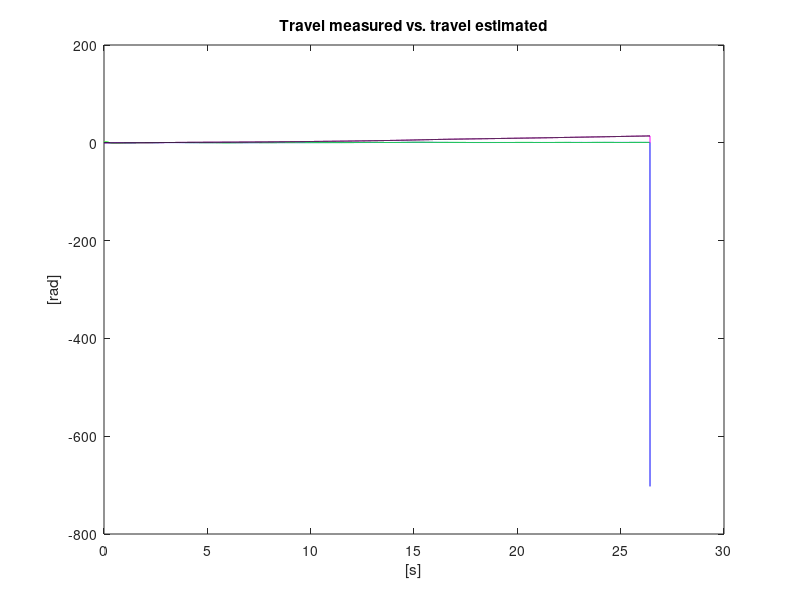

The MATLAB script that drew this image:
data = load('variables.mat');


% Estimated states vs measured states - TRAVEL & TRAVEL rate
plot(data.variables(1,:), data.variables(3,:),'blue'); % travel rate measured
hold on;
plot(data.variables(1,:), data.variables(15,:),'green'); % travel rate estimated
hold on;
plot(data.variables(1,:), data.variables(2,:),'magenta'); % travel measurerd
hold on;
plot(data.variables(1,:), data.variables(14,:),'black'); % travel estimated
hold on;
% plot(data.variables(1,:), data.variables(9,:),'red'); % travel reference
% hold on;
title('Travel measured vs. travel estimated');
xlabel('[s]');
ylabel('[rad]');
hold off;
